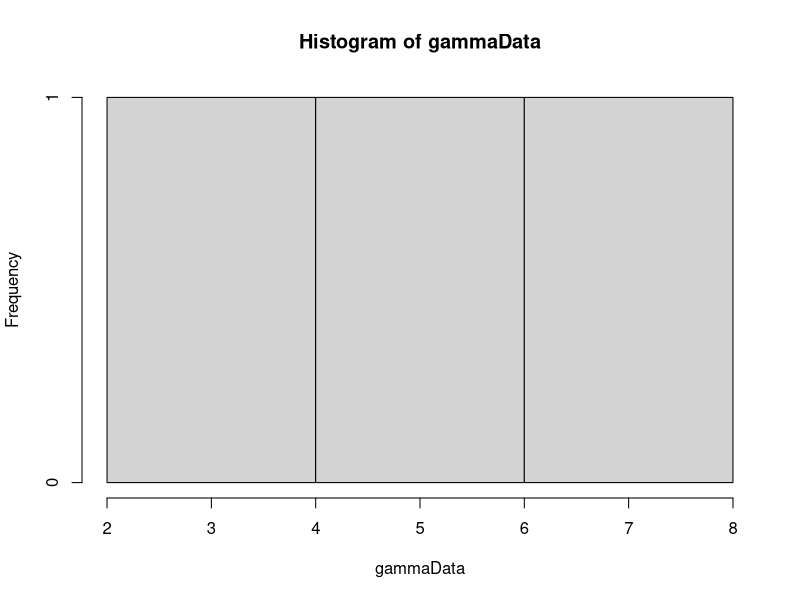

The R source for this figure: (Note: this script raises an error after producing the figure.)
library(MCMCpack)


calcWeight <- function(u, alpha) {
  # Calculates weight for given u and alpha.
  # 
  # Args:
  #   u: A vector.
  #   alpha: A scalar.
  #   
  # Returns:
  #   The weight value. A scalar.
  gammaInv = rep(0, length(u))
  diffGammaInv = rep(0, length(u))
  for(i in 1:length(u)) {
    gammaInv[i] = invGammaCumulative(u[i], alpha)
    diffGammaInv[i] = diffAlphaInvGammaCumulative(u[i], alpha)
  }
  pi = getPiValue()
  weight = pi/((1/length(gammaInv))*(sum(diffGammaInv/gammaInv)) - sum(diffGammaInv)/sum(gammaInv))
  return(weight)
}

getPiValue <- function() {
  # get value of pi function to be used in calculation of weights.
  # 
  # Returns:
  #   A scalar value.
  if (piValue == "constant") {
    return(1)
  } else if (piValue == "jeffrey") {
    # Return jeffrey prior
    return(sqrt((1/(estAlpha[sampleIndex]^2)) + (1/(2-(exp(estAlpha[sampleIndex]) - exp(-estAlpha[sampleIndex]))))))
  } else if (piValue == "betaOption") {
    return(estBeta)
  } else if (piValue == "alphaOption") {
    return(estAlpha[sampleIndex])
  }
}

calcPhi <- function(u, alpha) {
  phiPoint = rep(0, length(u))
  for(i in 1:length(u)) {
    xValue = invGammaCumulative(u[i], alpha)
    phiPoint[i] = getPhiValue(xValue)
  }
  return(sum(phiPoint)/length(u))
}

calcPhiGivenX <- function(x) {
  # Calc phi value for a vector x.
  # 
  # Args:
  #   x: A vector of data.
  #   
  # Returns:
  #  A scalar.
  phiPoint = rep(0, length(x))
  for(i in 1:length(x)) {
    phiPoint[i] = getPhiValue(x[i])
  }
  return(sum(phiPoint)/length(phiPoint))
}

getPhiValue <- function(xValue) {
  return(xValue > probValue)
}

invGammaCumulative <- function(u, alpha) {
  # Finds the inverse of the cumulative gamma.
  # 
  # Args:
  #   u: Scalar value.
  #   alpha: Scalar value.
  #   
  # Returns:
  #   A scalar. The inverse value given u and alpha.
  x = 0
  stepSize = 0.1
  tolerance = 0.00001
  direction = 1
  integralValue = 0
  
  while(abs(integralValue - u) > tolerance){
    x = x + direction*stepSize
    if(x<0) {
      x = 0
      direction = 1
    }
    
    if(method == "integrate") {
      integralv = integrate(gammaDensity, 0, x)
      integralValue = integral$valuev
    } else if(method == "pgamma") {
      integralv = pgamma(x, shape=alpha, scale=1)
      integralValue = integralv
    }
    
    
    # Going left and pass the point
    if ((u > integralValue) && (direction == -1)) {
      stepSize = stepSize/2
      direction = 1
    }
    
    # Going right and pass the point
    if ((u < integralValue) && (direction == 1)) {
      stepSize = stepSize/2
      direction = -1
    }
  }
  return(x)
}

diffAlphaInvGammaCumulative <- function(u, alpha) {
  # Derivative of gamma distribution with respect to alpha.
  # 
  # Args:
  #   u: Scalar between 0 and 1.
  #   alpha: Scalar larger than 0.
  #   
  # Returns:
  #   Scalar value. Derivative at point alpha.
  firstPoint = invGammaCumulative(u,alpha)
  secondPoint = invGammaCumulative(u, alpha + alphaHStep)
  return((secondPoint - firstPoint)/alphaHStep)
}

calcDerivateFunction <- function(u, alphaValue) {
  # Analytically find the derivative of cumulative inverse.
  # 
  # Args:
  #   u: Scalar value between 0 and 1.
  #   alphaValue: Scalar value.
  #   
  # Returns:
  #   A scalar value.
  largeFInv = invGammaCumulative(u, alphaValue)
  integralPart = integrate(integralFunction, 0, largeFInv)
  return((digamma(alphaValue)*u - integralPart$value)*gamma(alphaValue)/((largeFInv^(alphaValue - 1))*exp(-largeFInv)))
}

integralFunction <- function(y) {
  # Function to be integrated.
  return(log(y)*(y^(alphaValue - 1))*exp(-y)/gamma(alphaValue))
}

optimfindAlpha <- function() {
  if((calcValueTau2(u, alphaUpperBound) < s2) || (calcValueTau2(u, alphaLowerBound) > s2)) {
    return(-1)
  }
  return(optim(c(0.1), optimFunction, lower=alphaLowerBound, upper=alphaUpperBound, method="Brent")$par)
}

optimFunction <- function(alpha) {
  return(abs(s2-calcValueTau2(u, alpha)))
}

findAlpha <- function(s2, u) {
  # Function to calculate alpha value
  # 
  # Args:
  #   s2: Scalar value of sufficient statistic
  #   u: A vector
  #   
  # Returns:
  #   A scalar value of alpha.
  
  alphaValue = 0.1
  stepSize = 1
  direction = 1
  tolerance = 0.0001
  tau2Value = 0
  prevTau2Value = 0
  it = 0
  while(abs(s2 - tau2Value) > tolerance) {
    it = it + 1
    alphaValue = alphaValue + direction*stepSize
    if(alphaValue<=0) {
      alphaValue = 0.1
      direction = 1
    }
    prevTau2Value = tau2Value
    tau2Value = calcValueTau2(u, alphaValue)
    if ((s2 > tau2Value) && (direction == -1)) {
      stepSize = stepSize/2
      direction = 1
    }
    
    if ((s2 < tau2Value) && (direction == 1)) {
      stepSize = stepSize/2
      direction = -1
    }
    
    if(isAlphaOutsideValidInterval(alphaValue, direction)) {
      return(-1)
    }  
    if(it==100) {
      return(-1)
    }
    
  }
  
  return(alphaValue)
}

isAlphaOutsideValidInterval <- function(alphaValue, direction) {
  # Function to check if the alphaValue is outside allowed interval.
  # 
  # Args:
  #   alphaValue: A scalar value
  #   direction: A scalar value. Either 1 or -1.
  #   
  # Returns:
  #   Boolean value.
  return((alphaValue < alphaLowerBound && direction == -1) || (alphaValue > alphaUpperBound && direction == 1))
}

findBeta <- function(s1, u, alphaValue) {
  # Calculates beta
  # 
  # Args:
  #   s1: Scalar value.
  #   u: Vector of values between 0 and 1.
  #   alphaValue: Scalar value.
  #   
  # Returns:
  #   A scalar value.
  largeFInv = rep(0, length(u))
  for(i in 1:length(u)) {
    largeFInv[i] = invGammaCumulative(u[i], alphaValue)
  }
  return(s1*length(u)/(sum(largeFInv)))
}

calcValueTau2 <- function(u, alphaValue) {
  largeFInv = rep(0, length(u))
  for(i in 1:length(u)) {
    largeFInv[i] = invGammaCumulative(u[i], alphaValue)
  }
  return(length(u)*((prod(largeFInv))^(1/length(u)))/sum(largeFInv))
}

calcValueTau2Method2 <- function(x) {
  return(length(x)*((prod(x))^(1/length(x)))/sum(x))
}

alpha = 2
beta = 2
hStep = 0.01
alphaHStep = 0.01
method = "pgamma"
NUM_SAMPLES = 10000
NUM_POINTS = 3
alphaUpperBound = 20
alphaLowerBound = 0.05
# Pi is used in calculation of weights
# Options are:
#   "constant"
#   "betaOption"
#   "jeffrey"
#   "alphaOption"
piValue = "jeffrey"

# Generate data
gammaData = rgamma(NUM_POINTS, shape=alpha, scale = beta)
hist(gammaData)
# Calculation of statistics
s1 = sum(gammaData)/NUM_POINTS
s2 = NUM_POINTS*((prod(gammaData))^(1/NUM_POINTS))/sum(gammaData)
# w statistic obs. Not to be used yet.
wObs = calcPhiGivenX(gammaData)

# Generation of samples
phi = rep(0, NUM_SAMPLES)
# Phi is the prob that X>probValue
probValue = 1
weightsW = rep(0, NUM_SAMPLES)
sampleIndex = 1
iterationNumber = 0
estAlpha = rep(0, NUM_SAMPLES)
estBeta = 0
while(sampleIndex <= NUM_SAMPLES) {
  u = runif(NUM_POINTS)
  estAlpha[sampleIndex] = optimfindAlpha()
  if(estAlpha[sampleIndex] != -1) {
    estBeta = findBeta(s1, u, estAlpha[sampleIndex])
    weightsW[sampleIndex] = abs(calcWeight(u, estAlpha[sampleIndex]))
    phi[sampleIndex] = calcPhi(u, estAlpha[sampleIndex])
    
    sampleIndex = sampleIndex + 1
    print(sampleIndex)
    
  }
  #print(iterationNumber)
  iterationNumber = iterationNumber + 1
}
alphaAcceptance = (sampleIndex-1)/iterationNumber
hist(weightsW, breaks = 300)
expectedPhi = sum(phi*weightsW)/sum(weightsW)
plot(estAlpha, weightsW)
unweightedExpectedPhi = sum(phi)/NUM_SAMPLES
